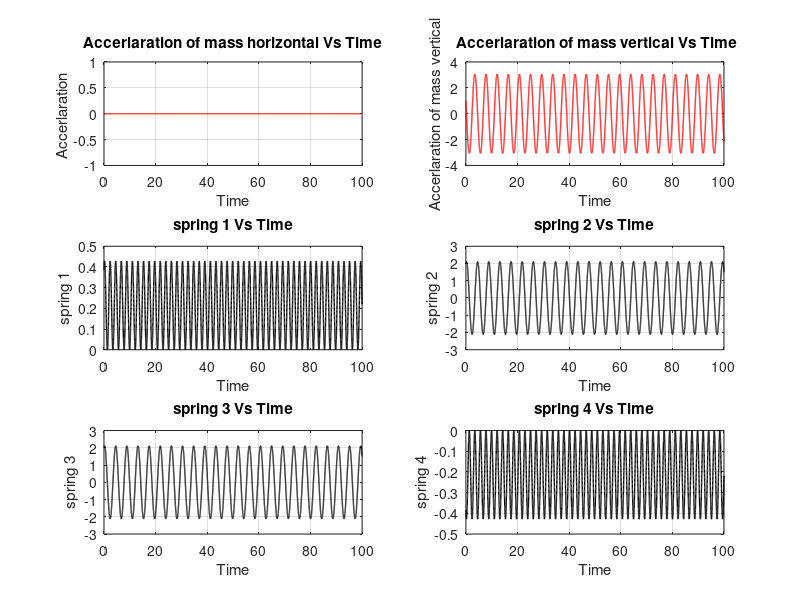
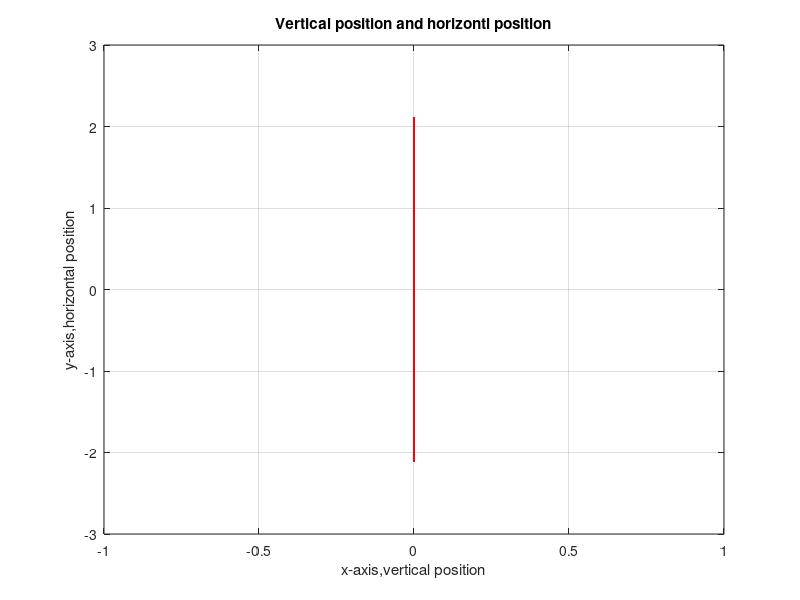

Write MATLAB code to recreate these figures, in order.
clear all
close all
clc

% Initialise variables
%input Mass Value
m = input('Enter value of Mass Weight (kg):   \n');
%Input for spring constants.
k = input('Enter value of the spring constants (N/m): \n');
%Input length of spring.
l = input('Enter value of length of spring (m): \n');

h = 0.01;
t = 0:h:100;
N = length(t);

% Initialise vectors
z1    = zeros(N,1);
z2    = zeros(N,1);
z3    = zeros(N,1);
z4    = zeros(N,1);

w = (-k)/m;

% Initialise derivative functions

dz1 = @(t, z1, z2, z3, z4) z3;               % dx/dt = z1 
dz2 = @(t, z1, z2, z3, z4) z4;               % dy/dt = z2 
dz3 = @(t, z1, z2, z3, z4) w*( (((z1+l)*(sqrt((z1+l).^2 + z2.^2)-l))./(sqrt( (z1+l).^2 + z2.^2 )))+...
                               (( z1*(sqrt( (z2+l).^2 + z1.^2)-l))./(sqrt( (z2+l).^2 + z1.^2)))-...
                               (( (l-z1)*(sqrt( (l-z1).^2 + z2.^2)-l))./(sqrt( (l-z1).^2 + z2.^2)))+...
                               ((z1*(sqrt((l-z2).^2 + z1.^2)-l))./(sqrt((l-z2).^2 + z1.^2 )))); % dz1/dt = z3
dz4 = @(t, z1, z2, z3, z4) w*( ((z2*(sqrt((z1+l).^2 + z2.^2)-l))./(sqrt((z1+l).^2 + z2.^2)))+...
                               ((z2*(sqrt((l-z1).^2 + z2.^2)-l))./(sqrt( (l-z1).^2 + z2.^2)))+...
                               (((z2+l)*(sqrt(z1.^2 + (z2+l).^2)-l))./(sqrt(z1.^2 + (z2+l).^2)))+...
                               (((z2-l)*(sqrt(z1.^2 + (l-z2).^2)-l))./(sqrt(z1.^2 + (l-z2).^2))));  % dz2/dt = z4 

%Starting conditions

z1(1) = 0; 
z2(1) = 2;
z3(1) = 0;
z4(1) = 1;

% Initialise K vectors

kz1 = zeros(1,4); % to store K values for z1
kz2 = zeros(1,4); % to store K values for z2
kz3 = zeros(1,4); % to store K values for z3
kz4 = zeros(1,4); % to store K values for z4

b = [1 2 2 1];   % RK4 coefficients


% Iterate, computing each K value in turn, then the i+1 step values by Runge kutta method

for i = 1:(N-1)
    kz1(1) = dz1(t(i), z1(i), z2(i), z3(i) , z4(i));
    kz2(1) = dz2(t(i), z1(i), z2(i), z3(i) , z4(i));
    kz3(1) = dz3(t(i), z1(i), z2(i), z3(i) , z4(i));
    kz4(1) = dz4(t(i), z1(i), z2(i), z3(i) , z4(i));

    kz1(2) = dz1(t(i) + (h/2), z1(i) + (h/2)*kz1(1), z2(i) + (h/2)*kz2(1), z3(i) + (h/2)*kz3(1) , z4(i) + (h/2)*kz4(1));
    kz2(2) = dz2(t(i) + (h/2), z1(i) + (h/2)*kz1(1), z2(i) + (h/2)*kz2(1), z3(i) + (h/2)*kz3(1) , z4(i) + (h/2)*kz4(1));
    kz3(2) = dz3(t(i) + (h/2), z1(i) + (h/2)*kz1(1), z2(i) + (h/2)*kz2(1), z3(i) + (h/2)*kz3(1) , z4(i) + (h/2)*kz4(1));
    kz4(2) = dz4(t(i) + (h/2), z1(i) + (h/2)*kz1(1), z2(i) + (h/2)*kz2(1), z3(i) + (h/2)*kz3(1) , z4(i) + (h/2)*kz4(1));
    
    kz1(3) = dz1(t(i) + (h/2), z1(i) + (h/2)*kz1(2), z2(i) + (h/2)*kz2(2), z3(i) + (h/2)*kz3(2) , z4(i) + (h/2)*kz4(2));
    kz2(3) = dz2(t(i) + (h/2), z1(i) + (h/2)*kz1(2), z2(i) + (h/2)*kz2(2), z3(i) + (h/2)*kz3(2) , z4(i) + (h/2)*kz4(2));
    kz3(3) = dz3(t(i) + (h/2), z1(i) + (h/2)*kz1(2), z2(i) + (h/2)*kz2(2), z3(i) + (h/2)*kz3(2) , z4(i) + (h/2)*kz4(2));
    kz4(3) = dz4(t(i) + (h/2), z1(i) + (h/2)*kz1(2), z2(i) + (h/2)*kz2(2), z3(i) + (h/2)*kz3(2) , z4(i) + (h/2)*kz4(2));

    kz1(4) = dz1(t(i) + h, z1(i) + h*kz1(3), z2(i) + h*kz2(3), z3(i) + h*kz3(3) , z4(i)+ h*kz4(3));
    kz2(4) = dz2(t(i) + h, z1(i) + h*kz1(3), z2(i) + h*kz2(3), z3(i) + h*kz3(3) , z4(i)+ h*kz4(3));
    kz3(4) = dz3(t(i) + h, z1(i) + h*kz1(3), z2(i) + h*kz2(3), z3(i) + h*kz3(3) , z4(i)+ h*kz4(3));
    kz4(4) = dz4(t(i) + h, z1(i) + h*kz1(3), z2(i) + h*kz2(3), z3(i) + h*kz3(3) , z4(i)+ h*kz4(3));
    
    z1(i+1) = z1(i) + (h/6)*sum(b.*kz1);      
    z2(i+1) = z2(i) + (h/6)*sum(b.*kz2);      
    z3(i+1) = z3(i) + (h/6)*sum(b.*kz3);
    z4(i+1) = z4(i) + (h/6)*sum(b.*kz4);
     
    
end   

%displacments of springs

spring_1 = sqrt((z1+l).^2+ z2.^2)-l ;
spring_2 = sqrt((z2+l).^2+ z1.^2)-l ;
spring_3 = l- sqrt((l-z2).^2+ z1.^2);
spring_4 = l- sqrt((l-z1).^2+ z2.^2); 

% Group together in one solution matrix

disp('Values of t z1 z2 z3 z4 spring_1 spring_2 spring_3 spring_4 ');
Answer_Matrix = [t' z1 z2 z3 z4 spring_1 spring_2 spring_3 spring_4 ];


%plot results

figure(1);
hold on;

subplot(3,2,1); plot(t,z3,'r','linewidth',1)
ylabel('Accerlaration ')
xlabel('Time')
title('Accerlaration of mass horizontal Vs Time')
grid on;

subplot(3,2,2); plot(t,z4,'r','linewidth',1)
ylabel('Accerlaration of mass vertical')
xlabel('Time')
title(' Accerlaration of mass vertical Vs Time')
grid on;

subplot(3,2,3); plot(t,spring_1,'k','linewidth',1)
ylabel('spring 1')
xlabel('Time')
title('spring 1 Vs Time')
grid on;

subplot(3,2,4); plot(t,spring_2,'k','linewidth',1)
ylabel('spring 2')
xlabel('Time')
title('spring 2 Vs Time')
grid on;

subplot(3,2,5); plot(t,spring_3,'k','linewidth',1)
ylabel('spring 3')
xlabel('Time')
title('spring 3 Vs Time')
grid on;

subplot(3,2,6); plot(t,spring_4,'k','linewidth',1)
ylabel('spring 4')
xlabel('Time')
title('spring 4 Vs Time')
grid on;

figure(2);
plot(z1(1:end),z2(1:end),'r','linewidth',1)
ylabel('y-axis,horizontal position')
xlabel('x-axis,vertical position')
title('Vertical position and horizontl position')
grid on;


D=[z1 z2];
save path.mat D;